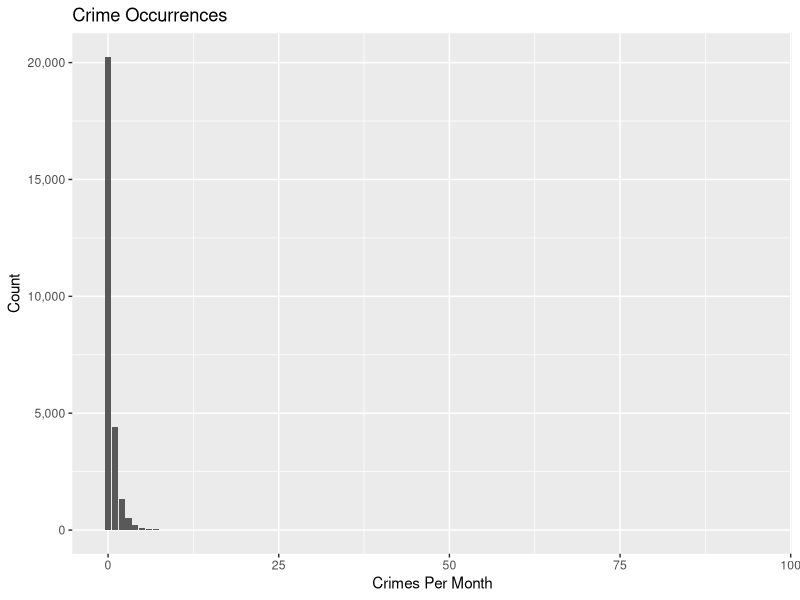

Source code (R): (Note: this script raises an error after producing the figure.)
## ---- chunk 1
knitr::opts_chunk$set(echo = TRUE)
## ---- chunk 2
#install and load libraries
if (!require(tidyverse)) install.packages('tidyverse')
library(tidyverse)
if (!require(readr)) install.packages('readr')
library(readr)
if (!require(lattice)) install.packages('lattice')
library(lattice)
if (!require(caret)) install.packages('caret')
library(caret)
if (!require(scales)) install.packages('scales')
library(scales)
if (!require(randomForest)) install.packages('randomForest')
library(randomForest)
if (!require(rpart)) install.packages('rpart')
library(rpart)
if (!require(parallel)) install.packages('parallel')
library(parallel)
if (!require(knitr)) install.packages('knitr')
library(knitr)
## ---- chunk 3

##INCREASES MEMORY LIMIT WITHIN R
memory.limit(size=100000) 

## ---- chunk 4

#get created data
london_crimes <- read.csv("./london_crime_curated.csv")

#preview data
head(london_crimes, 5)

## ---- chunk 5

#sample 1% of the data for use


#set aside 10% of data for final validation and a set for training
#set seed to ensure replicability
set.seed(2021, sample.kind="Rounding")

#split for a final test set and observation set, henceforth london
test_index <- createDataPartition(y = london_crimes$value, times = 1, p = 0.1, list = FALSE)
london <- london_crimes[-test_index,]
temp <- london_crimes[test_index,]

# Make sure following are found in both final test and london
#borough major and minor cat year month crime occur value 
final_test <- temp %>% 
  semi_join(london, by = "borough")%>%
  semi_join(london, by = "major_category")%>%
  semi_join(london, by = "lsoa_code")%>%
  semi_join(london, by = "minor_category")%>%
  semi_join(london, by = "year")%>%
  semi_join(london, by = "month")%>%
  semi_join(london, by = "value")%>%
  semi_join(london, by = "crime_occurred")


# Add rows removed from final set back into london
removed <- anti_join(temp, final_test)
london <- rbind(london, removed)

##cleanup
rm(removed, temp, test_index, london_crimes)

## ---- chunk 6

#head of data for quick overview
head(london, 5)

## ---- chunk 7

#now check distinct values for specific cat data
# lsoa code, borough, major cat, minor cat
n_distinct(london$lsoa_code)

#districts distinct and names thereof
n_distinct(london$borough)
head(distinct(london[2]),5)

#now breakdown of major cat
n_distinct(london$major_category)
head(distinct(london[3]),5)

#minor cat breakdown
n_distinct(london$minor_category)
head(distinct(london[4]),5)

## ---- chunk 8

#add two occurence plots side by side

#quick table of value count
london %>% group_by(value)%>%
  ggplot(aes(value))+
  geom_bar() +
  labs(title = "Crime Occurrences")+
  scale_y_continuous(name="Count", labels = comma)+
  scale_x_continuous(name="Crimes Per Month")

## ---- chunk 9

#more in-depth view 
london %>% group_by(value)%>%
  filter(value > 0 && value < 10) %>%
  ggplot(aes(value))+
  geom_bar() +
  labs(title = "Crime Occurrences")+
  scale_y_continuous(name="Count", labels = comma)+
  scale_x_continuous(name = "Crimes Per Month", breaks = c(0,1,2,3,4,5,6,7,8,9,10))

## ---- chunk 10

#more meaningful as summarize
london %>% group_by(value) %>%
  summarise(n=n()) %>% head(10)

## ---- chunk 11

#now see as incidence
london %>% group_by(crime_occurred)%>%
  ggplot(aes(crime_occurred))+
  geom_bar()+  
  scale_y_continuous(name="Count", labels = comma)+
  labs(title = "Whether Crime Occurs")

london %>% group_by(crime_occurred)%>%
  summarise(n=n())

## ---- chunk 12

#note, need to look at values greater than 0 when summarizing or via crime occurred
#0 here means nothing counted for specific crime in given month

#demonstrate below, comparing borough crime occurences per month
#note, just seeing if crime occured, not amount,

#incorrect plot, 
london %>%
  group_by(borough)%>%
  ggplot(aes(borough))+
  geom_bar()+
  theme(axis.text.x = element_text(angle = 90))+
  scale_y_continuous(name="Crime Occurence", labels = comma)+
  labs(title="Incorrect Plotting of Crime Occurrences")

## ---- chunk 13
#correct plot
london %>%
  filter(crime_occurred=="Yes") %>%
  group_by(borough)%>%
  ggplot(aes(borough))+
  geom_bar()+
  theme(axis.text.x = element_text(angle = 90))+
  scale_y_continuous(name="Crime Occurence", labels = comma)+
  labs(title="Crime Occurrences Within Boroughs")

## ---- chunk 14

#repeat with major cat, no need demonstrate
london %>%
  filter(value > 0) %>%
  group_by(major_category)%>%
  ggplot(aes(major_category))+
  geom_bar()+
  theme(axis.text.x = element_text(angle = 90))+
  scale_y_continuous(name="Crime Occurrence", labels = comma)+
  labs(title="Instances of Crime Per Type")

## ---- chunk 15

#here can see the amount of crime per city from 2010 to 2016, with prev comparison unneeded
#as adding zero will not change amount, only count
london %>%
  filter(value > 0) %>%
  group_by(major_category)%>%
  ggplot(aes(major_category, value))+
  geom_col()+
  theme(axis.text.x = element_text(angle = 90))+
  scale_y_continuous(name="Crime Amount", labels = comma)+
  labs(title = "Crime Amount Per Type")

## ---- chunk 16

#minor cat, since what makes major, can be seen as stack for major
#set colors for greater readability
groupColors <- c("#696969", "#800000", "#006400", "#808000", "#483d8b", "#008b8b",
                 "#d2691e", "#9acd32", "#00008b", "#daa520", "#7f007f", "#8fbc8f",
                 "#b03060", "#ff4500", "#ffff00", "#40e0d0", "#7fff00", "#8a2be2",
                 "#00ff7f", "#dc143c", "#00bfff", "#0000ff", "#ff00ff", "#1e90ff",
                 "#fa8072", "#b0e0e6", "#90ee90", "#ff1493", "#7b68ee", "#f5deb3",
                 "#ee82ee", "#ffb6c1")

london %>%
  ggplot(aes(x = major_category, y=value))+
  geom_col(aes(fill=minor_category))+
  scale_fill_manual(values=groupColors)+
  scale_y_continuous(name="Crime Amount", labels = comma)+
  labs(title="Crime Amount Per Type by Subtypes")+
    theme(axis.text.x = element_text(angle = 90))


## ---- chunk 17

#better to see as summary perhaps
lsoa_Table <- london %>% group_by(lsoa_code) %>%
  summarise(n=n())

#more distinct values
top_n(as.data.frame(lsoa_Table), 3)
sample_n(lsoa_Table,5)

## ---- chunk 18

#get index of lsoa codes as char vector for filtering
set.seed(2021, sample.kind="Rounding")
lsoa_index <- as.vector(sample(london$lsoa_code,50))

#sample low amount to show readable lsoa codes
london%>%
  filter(lsoa_code %in% lsoa_index)%>%
  ggplot(aes(x=borough, y=lsoa_code))+
  geom_bin2d() +  
  scale_fill_gradient(low="blue",high="orange",trans="log10")+
  labs(title = "Boroughs by Curated Codes")+
  theme(axis.text.x = element_text(angle = 90))

## ---- chunk 19

#check year and month var
london %>%
  filter(value > 0) %>%
  group_by(year)%>%
  ggplot(aes(year))+
  geom_bar()+
  theme(axis.text.x = element_text(angle = 90))+
  scale_y_continuous(name="Crime Occurences", labels = comma)

#here can see the amount of crime per year
london %>%
  group_by(year)%>%
  ggplot(aes(year, value))+
  geom_col()+
  theme(axis.text.x = element_text(angle = 90))+
  scale_y_continuous(name="Crime Amount", labels = comma)


london %>% mutate(month= fct_relevel(month, "Jan","Feb","Mar","Apr","May",
                                     "Jun","Jul","Aug","Sep","Oct","Nov","Dec"))%>%
  filter(value > 0) %>%
  group_by(month)%>%
  ggplot(aes(month))+
  geom_bar()+
  theme(axis.text.x = element_text(angle = 90))+
  scale_y_continuous(name="Crime Occurences", labels = comma)

#here can see the amount of crime per year
london %>% mutate(month= fct_relevel(month, "Jan","Feb","Mar","Apr","May",
                                     "Jun","Jul","Aug","Sep","Oct","Nov","Dec"))%>%
  filter(value > 0) %>%
  group_by(month)%>%
  ggplot(aes(month, value))+
  geom_col()+
  theme(axis.text.x = element_text(angle = 90))+
  scale_y_continuous(name="Crime Amount", labels = comma)

## ---- chunk 20

#make rmse function
RMSE <- function(true_ratings, predicted_ratings){
  sqrt(mean((true_ratings - predicted_ratings)^2))
}


set.seed(2021, sample.kind="Rounding")
#since modeling for final test must separate the training set into two, with 10% as training test set
test_index <- createDataPartition(y = london$value, times = 1, p = 0.1, 
                                  list = FALSE)
train_set <- london[-test_index,]
test_set <- london[test_index,]

##ensure for samples data in test set has same borough, major, and code as train set sample
test_set <- test_set %>% 
  semi_join(train_set, by = "borough")%>%
  semi_join(train_set, by = "major_category")%>%
  semi_join(train_set, by = "lsoa_code")%>%
  semi_join(train_set, by = "minor_category")%>%
  semi_join(train_set, by = "year")%>%
  semi_join(train_set, by = "month")%>%
  semi_join(train_set, by = "value")%>%
  semi_join(train_set, by = "crime_occurred")

## ---- chunk 21

##simple way to predict,
##using only mu, the average of random variance
set.seed(2021, sample.kind="Rounding")

mu_hat <- mean(train_set$value)
mu_hat

naive_rmse <- RMSE(test_set$value, mu_hat)

##put result into table for later use
rmse_results <- tibble(method = "Assumed Average", RMSE = naive_rmse)
rmse_results

## ---- chunk 22

#now predict based on all effects accounted for
#these are year, month, lsao code, borough, major cat, minor cat,
set.seed(2021, sample.kind="Rounding")

mu <- mean(train_set$value) 

code_avg <- train_set %>% 
  group_by(lsoa_code) %>% 
  summarize(b_c = mean(value - mu))

borough_avg <- train_set %>%
  left_join(code_avg, by="lsoa_code") %>%
  group_by(borough) %>%
  summarize(b_b = mean(value - mu - b_c))

major_avg <- train_set %>%
  left_join(code_avg, by="lsoa_code") %>%
  left_join(borough_avg, by="borough")%>%
  group_by(major_category) %>%
  summarize(b_ma = mean(value - mu - b_c - b_b))

minor_avg <- train_set %>%
  left_join(code_avg, by="lsoa_code") %>%
  left_join(borough_avg, by="borough")%>%
  left_join(major_avg, by="major_category")%>%
  group_by(minor_category)%>%
  summarize(b_mi = mean(value - mu - b_c - b_b - b_ma))

year_avg <- train_set %>%
  left_join(code_avg, by="lsoa_code") %>%
  left_join(borough_avg, by="borough")%>%
  left_join(major_avg, by="major_category")%>%
  left_join(minor_avg, by="minor_category")%>%
  group_by(year)%>%
  summarize(b_y = mean(value - mu - b_c - b_b - b_ma - b_mi))

month_avg <- train_set %>%
  left_join(code_avg, by="lsoa_code") %>%
  left_join(borough_avg, by="borough")%>%
  left_join(major_avg, by="major_category")%>%
  left_join(minor_avg, by="minor_category")%>%
  left_join(year_avg, by="year")%>%
  group_by(month)%>%
  summarize(b_m = mean(value - mu - b_c - b_b - b_ma - b_mi - b_y))

predicted_values <- test_set %>% 
  left_join(code_avg, by="lsoa_code") %>%
  left_join(borough_avg, by="borough")%>%
  left_join(major_avg, by="major_category")%>%
  left_join(minor_avg, by="minor_category")%>%
  left_join(year_avg, by="year")%>%
  left_join(month_avg, by="month")%>%
  mutate(pred = mu + b_c + b_b + b_ma + b_mi + b_y +b_m) %>%
  pull(pred)

#now here are the effects accounted for
all_effects <- RMSE(predicted_values, test_set$value)
all_effects

## ---- chunk 23

#now the effects rounded downward
all_effects_rounded <- RMSE(floor(predicted_values), test_set$value)
all_effects_rounded


#effects but all negative numbers rounded to zero
predicted_values_no_negative <- ifelse(predicted_values <= 0, 0, predicted_values)

all_effects_added_no_negatives <- RMSE(predicted_values_no_negative, test_set$value)
all_effects_added_no_negatives

rmse_results <- rmse_results %>% add_row(method = "All Effects", 
                                         RMSE = all_effects_added_no_negatives)
## ---- chunk 24
set.seed(2021, sample.kind="Rounding")

#now utilize regularization for effects
lambdas <- seq(0, 25, 0.5)


set.seed(2021, sample.kind="Rounding")
rmses <- sapply(lambdas, function(l){
  mu <- mean(train_set$value)
  
  b_c <- train_set %>% 
    group_by(lsoa_code) %>%
    summarize(b_c = sum(value - mu)/(n()+l))
  
  b_b <- train_set %>% 
    left_join(b_c, by="lsoa_code") %>%
    group_by(borough) %>%
    summarize(b_b = sum(value - b_c - mu)/(n()+l))
  
  b_ma <- train_set %>%
    left_join(b_c, by="lsoa_code")%>%
    left_join(b_b, by="borough") %>%
    group_by(major_category) %>%
    summarize(b_ma = sum(value - b_c - b_b - mu)/(n()+l))
  
  b_mi <- train_set%>%
    left_join(b_c, by="lsoa_code")%>%
    left_join(b_b, by="borough") %>%
    left_join(b_ma, by="major_category") %>%
    group_by(minor_category) %>%
    summarize(b_mi = sum(value - b_c - b_b - b_ma - mu)/(n()+l))
  
  b_y <- train_set%>%
    left_join(b_c, by="lsoa_code")%>%
    left_join(b_b, by="borough") %>%
    left_join(b_ma, by="major_category") %>%
    left_join(b_mi, by='minor_category') %>%
    group_by(year) %>%
    summarize(b_y = sum(value - b_c - b_b - b_ma - b_mi - mu)/(n()+l))
  
  b_m <- train_set%>%
    left_join(b_c, by="lsoa_code")%>%
    left_join(b_b, by="borough") %>%
    left_join(b_ma, by="major_category") %>%
    left_join(b_mi, by='minor_category') %>%
    left_join(b_y, by='year') %>%
    group_by(month) %>%
    summarize(b_m = sum(value - b_c - b_b - b_ma - b_mi - b_y - mu)/(n()+l))
  
  predicted_values <- 
    test_set %>% 
    left_join(b_c, by="lsoa_code")%>%
    left_join(b_b, by="borough") %>%
    left_join(b_ma, by="major_category") %>%
    left_join(b_mi, by='minor_category') %>%
    left_join(b_y, by='year') %>%
    left_join(b_m, by='month') %>%
    mutate(pred = mu + b_c + b_b + b_ma + b_mi + b_y + b_m) %>%
    pull(pred)
  
  predicted_values <- ifelse(predicted_values <= 0, 0, predicted_values)
  
  return(RMSE(predicted_values, test_set$value))
})
qplot(lambdas, rmses) 

## ---- chunk 25

#obtain best lambda
best_lambda <- lambdas[which.min(rmses)]

#now apply to the model above
set.seed(2021, sample.kind="Rounding")
mu <- mean(train_set$value)
  
b_c <- train_set %>% 
    group_by(lsoa_code) %>%
    summarize(b_c = sum(value - mu)/(n()+best_lambda))
  
b_b <- train_set %>% 
    left_join(b_c, by="lsoa_code") %>%
    group_by(borough) %>%
    summarize(b_b = sum(value - b_c - mu)/(n()+best_lambda))
  
b_ma <- train_set %>%
    left_join(b_c, by="lsoa_code")%>%
    left_join(b_b, by="borough") %>%
    group_by(major_category) %>%
    summarize(b_ma = sum(value - b_c - b_b - mu)/(n()+best_lambda))
  
b_mi <- train_set%>%
    left_join(b_c, by="lsoa_code")%>%
    left_join(b_b, by="borough") %>%
    left_join(b_ma, by="major_category") %>%
    group_by(minor_category) %>%
    summarize(b_mi = sum(value - b_c - b_b - b_ma - mu)/(n()+best_lambda))
  
b_y <- train_set%>%
    left_join(b_c, by="lsoa_code")%>%
    left_join(b_b, by="borough") %>%
    left_join(b_ma, by="major_category") %>%
    left_join(b_mi, by='minor_category') %>%
    group_by(year) %>%
    summarize(b_y = sum(value - b_c - b_b - b_ma - b_mi - mu)/(n()+best_lambda))
  
b_m <- train_set%>%
    left_join(b_c, by="lsoa_code")%>%
    left_join(b_b, by="borough") %>%
    left_join(b_ma, by="major_category") %>%
    left_join(b_mi, by='minor_category') %>%
    left_join(b_y, by='year') %>%
    group_by(month) %>%
    summarize(b_m = sum(value - b_c - b_b - b_ma - b_mi - b_y - mu)/(n()+best_lambda))
  
predicted_values <- 
    test_set %>% 
    left_join(b_c, by="lsoa_code")%>%
    left_join(b_b, by="borough") %>%
    left_join(b_ma, by="major_category") %>%
    left_join(b_mi, by='minor_category') %>%
    left_join(b_y, by='year') %>%
    left_join(b_m, by='month') %>%
    mutate(pred = mu + b_c + b_b + b_ma + b_mi + b_y + b_m) %>%
    pull(pred)
## ---- chunk 26

#now set predicted values for negative to be zero and predict
predicted_values <- ifelse(predicted_values <= 0, 0, predicted_values)
values_regularized_effects <- RMSE(predicted_values, test_set$value)

rmse_results <- rmse_results %>% add_row(method = "Regularized All Effects", 
                                         RMSE = values_regularized_effects)

rmse_results %>% knitr::kable()


## ---- chunk 27
#for training purposes only
#sample for faster usage
train_set_sample <- sample_frac(train_set, 0.1)
test_set_sample <- sample_frac(test_set, 0.1)

test_set_sample <- test_set_sample %>% 
  semi_join(train_set_sample, by = "borough")%>%
  semi_join(train_set_sample, by = "major_category")%>%
  semi_join(train_set_sample, by = "lsoa_code")%>%
  semi_join(train_set_sample, by = "minor_category")%>%
  semi_join(train_set_sample, by = "year")%>%
  semi_join(train_set_sample, by = "month")%>%
  semi_join(train_set_sample, by = "value")%>%
  semi_join(train_set_sample, by = "crime_occurred")


## ---- chunk 28

#due to computation time, this will be used within the markdown
train_knn_cv <- train(crime_occurred ~ lsoa_code + borough + major_category + 
                        minor_category + year + month,
                      method = "knn",
                      data = train_set_sample,
                      tuneGrid = data.frame(k = seq(1, 15, 2)),
                      trControl = trainControl(method = "cv", number = 10, p = .9))

#prediction
knn_cv_preds <- predict(train_knn_cv, test_set_sample[c(1:4,6:7)])
knn_prediction <- mean(knn_cv_preds == test_set_sample$crime_occurred)

#copy prediction to table for future comparisons
prediction_results <- tibble(method = "kNN Method", Prediction = knn_prediction)

#see results
prediction_results %>% knitr::kable()
## ---- chunk 29

#see best fit as number and within plot
ggplot(train_knn_cv, highlight = TRUE)

#also the best tune assigned
train_knn_cv$bestTune
best_k <- train_knn_cv$bestTune

## ---- chunk 30

#train via rpart
train_rpart <- train(crime_occurred ~ lsoa_code + borough + major_category + minor_category + year + month, 
                     method = "rpart",
                     tuneGrid = data.frame(cp = seq(0, 0.2, 0.05)),
                     data = train_set_sample)

#prediction
rpart_preds <- predict(train_rpart, test_set_sample[c(1:4,6:7)])
rpart_prediction <- mean(rpart_preds == test_set_sample$crime_occurred)

#add to table
prediction_results <- prediction_results %>% add_row(method = "RPart Method", 
                                                     Prediction = rpart_prediction)

#see results
prediction_results %>% knitr::kable()
## ---- chunk 31


#see rpart tune and plot
ggplot(train_rpart, highlight = TRUE)
train_rpart$bestTune

#set best cp
best_cp <- train_rpart$bestTune

## ---- chunk 32

#random forest

train_rf <- train(crime_occurred ~ lsoa_code + borough + major_category + minor_category + year + month,
                  data = train_set_sample,
                  method = "rf",
                  ntree = 100,
                  nodesize = 250,
                  tuneGrid = data.frame(mtry = seq(1:3)))

#create prediction
rf_preds <- predict(train_rf, test_set_sample[c(1:4,6:7)])
randForest_prediction <- mean(rf_preds == test_set_sample$crime_occurred)


#add to table
prediction_results <- prediction_results %>% add_row(method = "Random Forest Method", 
                                                     Prediction = randForest_prediction)
#see results
prediction_results %>% knitr::kable()

#see best tuning and set
train_rf$bestTune
best_mtry <- train_rf$bestTune

#see important variables
varImp(train_rf)
## ---- chunk 33

prediction_results %>% knitr::kable()

#cleanup
rm(RMSE, rpart_preds, rf_preds, p, knn_cv_preds,
   train_set, train_set_sample, train_rpart, train_rf, train_knn_cv, train_knn,
   test_index, test_set, test_set_sample, randomForest_prediction,
   rpart_prediction, knn_prediction, degree,
   randForest_prediction, best_cp)


## ---- chunk 34

final_knn <- train(crime_occurred ~ lsoa_code + borough + major_category + 
                        minor_category + year + month,
                      method = "knn",
                      data = london,
                      tuneGrid = data.frame(k = best_k),
                      trControl = trainControl(method = "cv", number = 10, p = .9))

#create prediction for final model
final_preds <- predict(final_knn, final_test[c(1:4,6:7)])
final_prediction <- mean(final_preds == final_test$crime_occurred)


#add to table
prediction_results <- prediction_results %>% add_row(method = "Final Model: kNN", 
                                                     Prediction = final_prediction)

#see results
prediction_results %>% knitr::kable()

